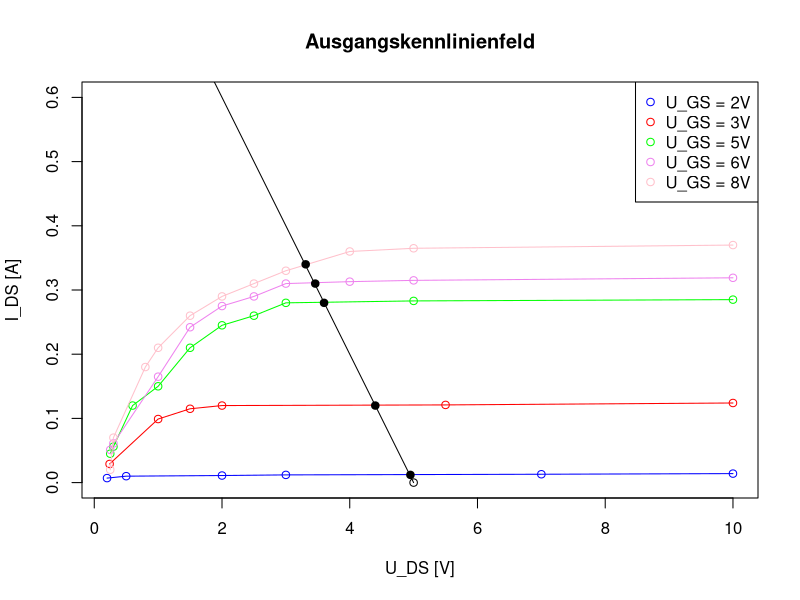

The R source for this figure:
# Define the data
DS_2 <- c(0.2,0.5,2,3,7,10) #12
ID_2 <- c(0.007,0.01,0.011,0.012,0.013, 0.014)
DS_3 <- c(0.24,1,1.5,2,5.5,10)
ID_3 <- c(0.029,0.099,0.115,0.12,0.121,0.124)
DS_5 <- c(0.25,0.3,0.6,1,1.5,2,2.5,3,5,10)
ID_5 <- c(0.045,0.056,0.12,0.15,0.21,0.245,0.26,0.28,0.283,0.285)
DS_6 <- c(0.25,0.3,1,1.5,2,2.5,3,4,5,10)
ID_6 <- c(0.051,0.061,0.165,0.242,0.275,0.29,0.31,0.313,0.315,0.319)
DS_8 <- c(0.25, 0.3,0.8,1,1.5,2,2.5,3,4,5,10)
ID_8 <- c(0.02,0.07,0.18,0.21,0.26,0.29,0.31,0.33,0.36,0.365,0.37)
geradeX <- c(0,5)
geradeY <- c(1,0)

max_ID <- max(c(ID_2, ID_3, ID_5, ID_6, ID_8))

# Plot the data
plot(DS_2, ID_2, type = "o", col = "blue", xlab = "U_DS [V]", ylab = "I_DS [A]", main = "Ausgangskennlinienfeld", ylim = c(0, 0.6))
points(DS_3, ID_3, type = "o", col = "red")
points(DS_5, ID_5, type = "o", col = "green")
points(DS_6, ID_6, type = "o", col = "violet")
points(DS_8, ID_8, type = "o", col = "pink")
points(geradeX, geradeY, type = "o", col = "black")
points(3.31,0.34, pch = 19)
points(3.46,0.31, pch = 19)
points(3.598,0.28, pch = 19)
points(4.40,0.12, pch = 19)
points(4.95,0.012, pch = 19)
legend("topright", legend = c("U_GS = 2V", "U_GS = 3V", "U_GS = 5V", "U_GS = 6V", "U_GS = 8V"),
        col = c("blue", "red", "green", "violet", "pink"), pch = 1)
